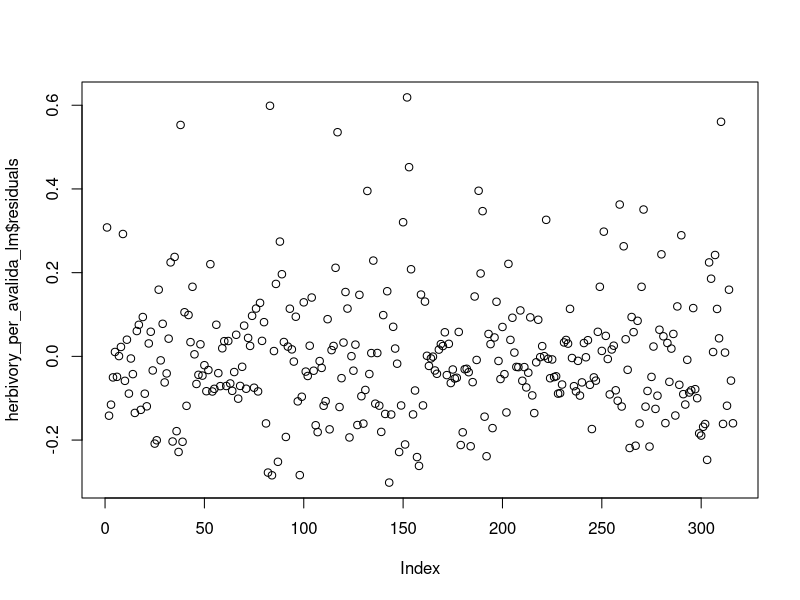
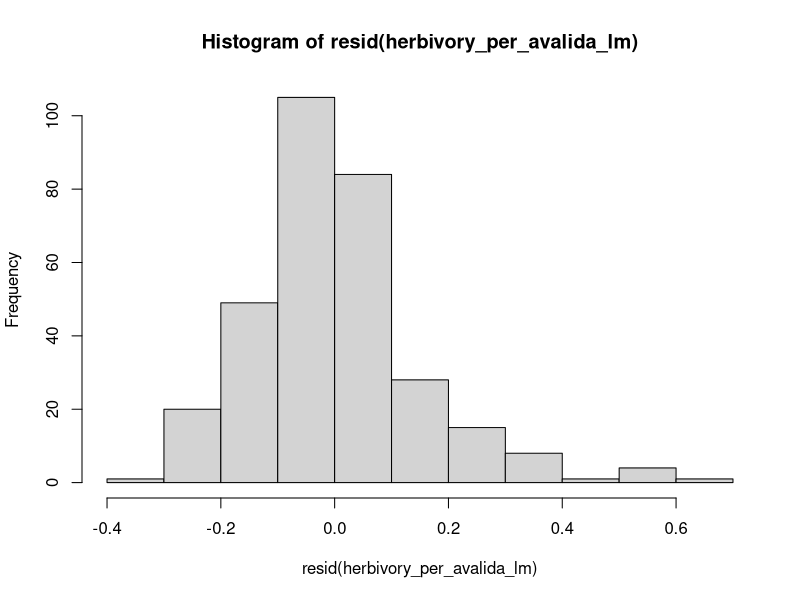
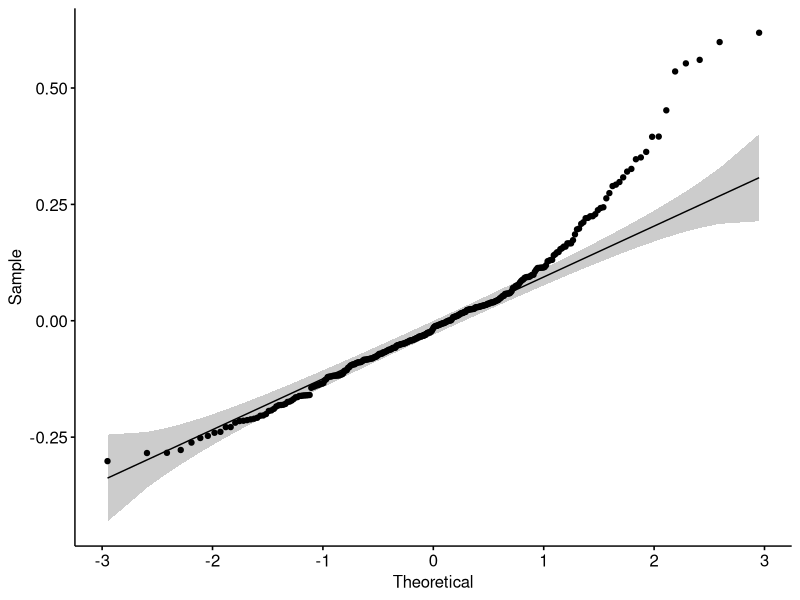
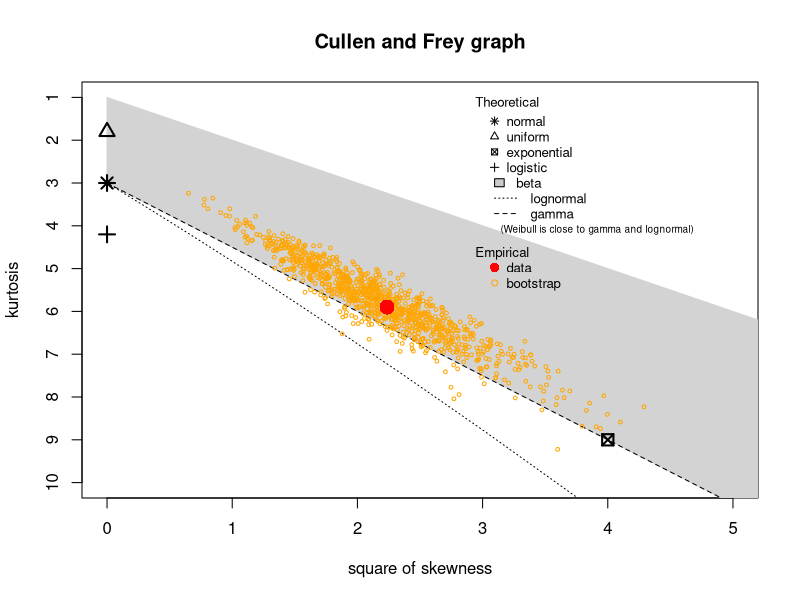
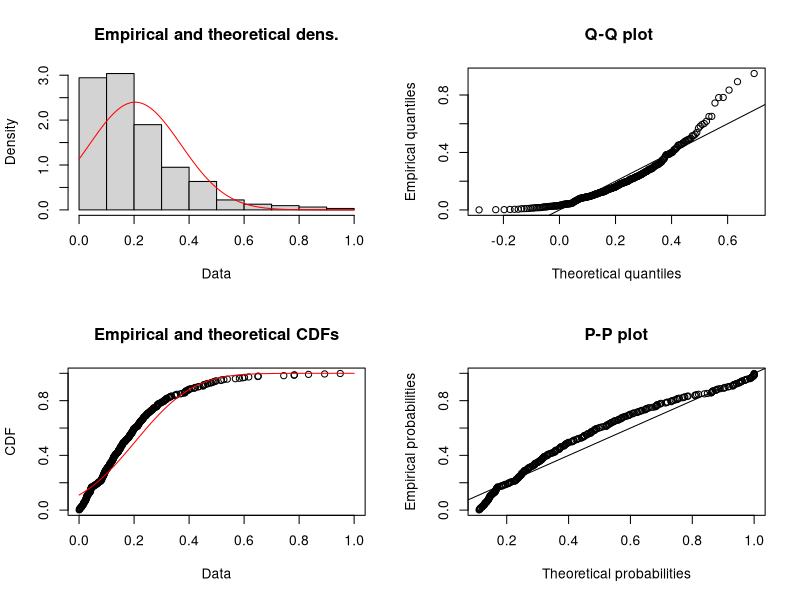
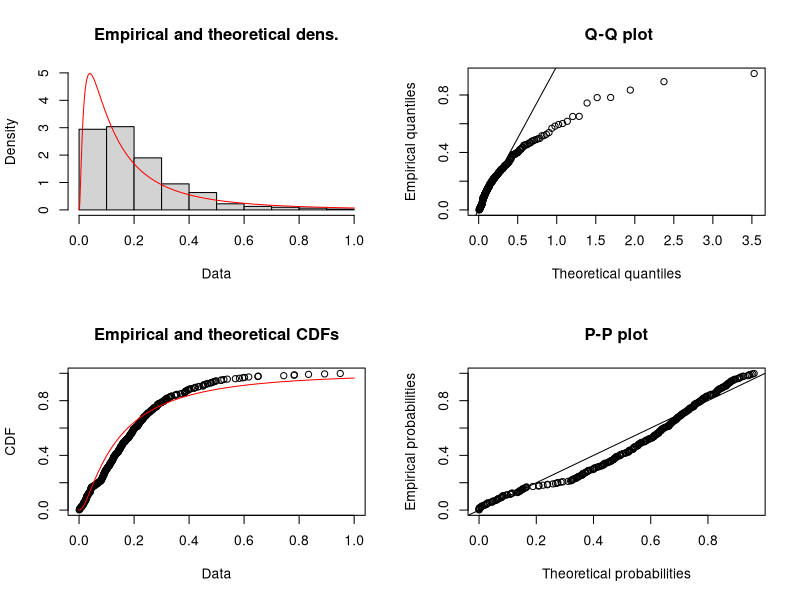
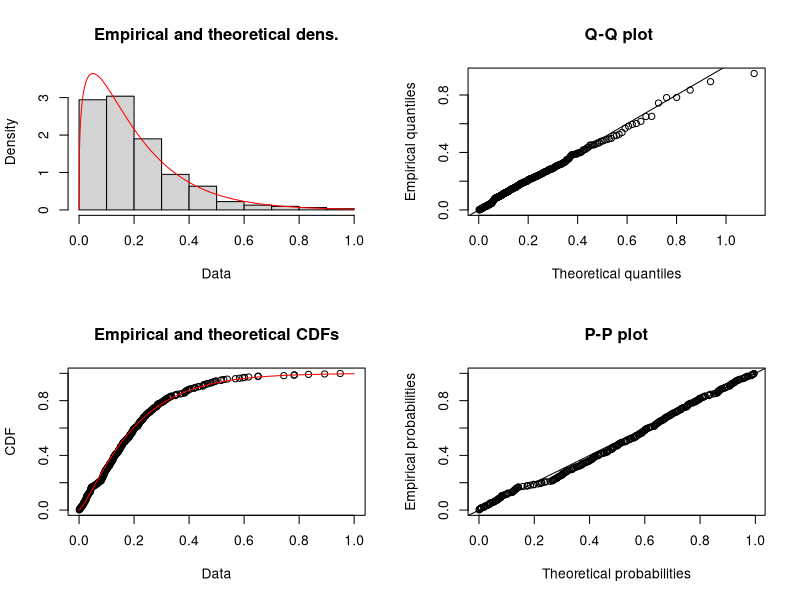
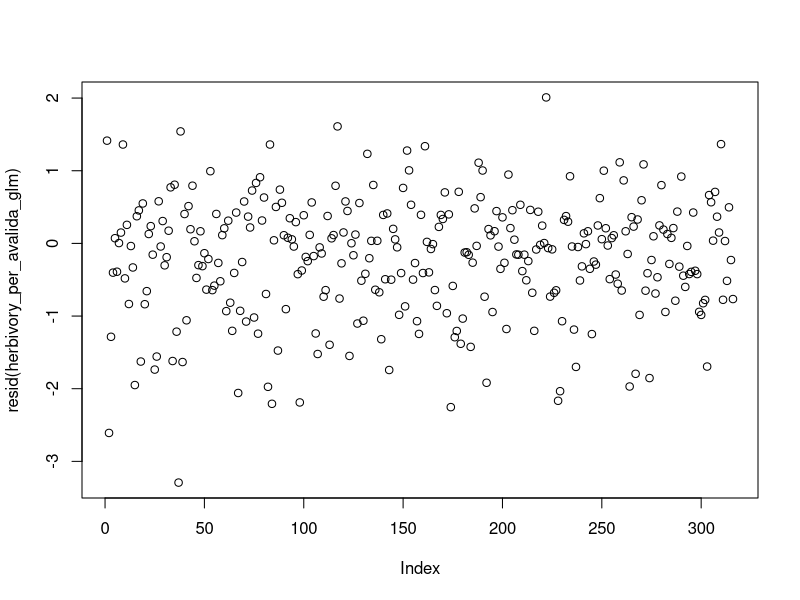

Source code (R) for these figures, in order:
setwd("~/zostera_multi-stressor_sfbay/2_feeding assay")


#### I. Packages ####
library(tidyverse)
library(lme4)
library(ggpubr)
library(fitdistrplus)
library(car)
library(emmeans)
library(multcomp)


#### II. Data Set Up ####
assay_dat <- read_csv("feeding assay_data.csv")

#### ...set CO2, light, and Ampithoe treatments as factors ####
assay_dat <- assay_dat %>% 
  mutate(eelgrass_CO2 = as.factor(eelgrass_CO2),
         eelgrass_light = as.factor(eelgrass_light),
         avalida_CO2 = as.factor(avalida_CO2),
         avalida_light = as.factor(avalida_light))
str(assay_dat)


#### 1. Stats ####
#### ...Linear Mixed-Effects Model ####
## full model ##
herbivory_per_avalida_lmer <- lmer(herbivory_per_day_per_avalida ~ eelgrass_CO2 * eelgrass_light * avalida_CO2 * avalida_light + (1 | tank), 
                                   data = assay_dat,
                                   REML = T)
## ERROR: is singular ##

## check random effect variance ##
summary(herbivory_per_avalida_lmer)$varcor
## Std. Dev. for tank is 0 ##


#### ...Linear Model Without Random-Effect ####
herbivory_per_avalida_lm <- lm(herbivory_per_day_per_avalida ~ eelgrass_CO2 * eelgrass_light * avalida_CO2 * avalida_light,
                               data = assay_dat)

## check residuals ##
plot(herbivory_per_avalida_lm$residuals)
hist(resid(herbivory_per_avalida_lm))
ggqqplot(resid(herbivory_per_avalida_lm))
## non-normal residuals ##


## check for log-transformation or glmm ##
descdist(as.numeric(na.omit(assay_dat$herbivory_per_day_per_avalida)), boot = 1000, discrete = F)

## normal ##
herbivory_norm <- fitdist(as.numeric(na.omit(assay_dat$herbivory_per_day_per_avalida)), "norm")
plot(herbivory_norm)
summary(herbivory_norm) ## AIC: -233.0957

## log-normal ##
herbivory_lnorm <- fitdist(as.numeric(na.omit(assay_dat$herbivory_per_day_per_avalida)), "lnorm")
plot(herbivory_lnorm)
summary(herbivory_lnorm) ## AIC: -305.5984

## gamma##
herbivory_gamma <- fitdist(as.numeric(na.omit(assay_dat$herbivory_per_day_per_avalida)), "gamma")
plot(herbivory_gamma)
summary(herbivory_gamma) ## AIC: -383.5216 (lowest AIC)


#### ...Generalized Linear Mixed-Effects Model ####
herbivory_per_avalida_glmm <- glmer(herbivory_per_day_per_avalida ~ eelgrass_CO2 * eelgrass_light * avalida_CO2 * avalida_light + (1|tank),
                                    data = assay_dat,
                                    family = Gamma (link = "log"))
## ERROR: is singular ##

## check random effect variance ##
summary(herbivory_per_avalida_glmm)$varcor
## Std. Dev. for tank is 0 ##


#### ...Generalized Linear Model Without Random Effect ####
herbivory_per_avalida_glm <- glm(herbivory_per_day_per_avalida ~ eelgrass_CO2 * eelgrass_light * avalida_CO2 * avalida_light,
                                 data = assay_dat,
                                 family = Gamma (link = "log"))

## check residuals ##
plot(resid(herbivory_per_avalida_glm))
hist(resid(herbivory_per_avalida_glm))
ggqqplot(resid(herbivory_per_avalida_glm))

## stats results ##
herbivory_per_avalida_glm_summary <- summary(herbivory_per_avalida_glm)
herbivory_per_avalida_glm_summary

herbivory_per_avalida_glm_anova <- Anova(herbivory_per_avalida_glm,
                                         type = 3,
                                         ddf = "Kenward-Roger")
herbivory_per_avalida_glm_anova


## code for generating tables ##
# herbivory_per_avalida_anova_table <- data.frame(herbivory_per_avalida_glm_anova) %>% 
#   rename("Chi Sq." = LR.Chisq,
#          "DF" = Df,
#          "p-value" = Pr..Chisq.)
# 
# write.csv(herbivory_per_avalida_anova_table,
#           "~/feeding assay_herbivory per avalida per day_anova table.csv")


#### 2. Post-Hoc Analysis ####
#### ...Letters for Figure 4 ####
emm <- emmeans(herbivory_per_avalida_glm, ~ eelgrass_CO2 * eelgrass_light * avalida_CO2 * avalida_light, type = "response")

emm_letters <- as.data.frame(cld(emm, Letters = letters)) %>% 
  rename("Eelgrass CO2" = eelgrass_CO2,
         "Eelgrass Light" = eelgrass_light,
         "A. valida CO2" = avalida_CO2,
         "A. valida Light" = avalida_light,
         "Mean" = response,
         "Lower CL" = lower.CL,
         "Upper CL" = upper.CL,
         "Group" = .group)

# write.csv(EMM_letters,
#           "~/feeding assay_posthoc analysis_treatment summary table.csv")


#### ...Simple Contrasts for Three-Way Interaction ####
emm2 <- emmeans(herbivory_per_avalida_glm, ~ eelgrass_light * avalida_CO2 * avalida_light, type = "response")

emm2_pairs <- pairs(emm2, simple = "each", adjust = "tukey")

simp_test_3way_1 <- test(emm2_pairs[[1]], by = NULL, adjust = "none") %>% 
  mutate(eelgrass_light = NA)
simp_test_3way_2 <- test(emm2_pairs[[2]], by = NULL, adjust = "none") %>% 
  mutate(avalida_CO2 = NA)
simp_test_3way_3 <- test(emm2_pairs[[3]], by = NULL, adjust = "none") %>% 
  mutate(avalida_light = NA)

emm2_simple <- rbind(simp_test_3way_1,
                     simp_test_3way_2,
                     simp_test_3way_3) %>% 
  relocate(eelgrass_light, .before = avalida_CO2)

# write.csv(emm2_simple,
#           "~/feeding assay_simple contrasts_three-way interaction.csv")
